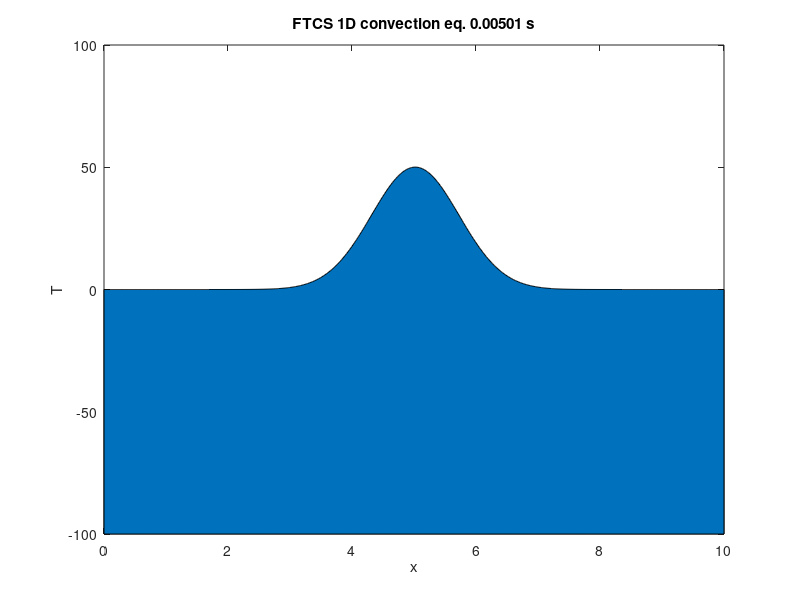

This chart was generated by the following MATLAB code: (Note: this script raises an error after producing the figure.)
%% assignment 6.1  对流扩散 显式FTCS
clear all;close all;clc;
L=10; % meter
Nx=1000; %number of grid point 
x=linspace(0,L,Nx); %x grid
dx=L/(Nx-1); %x grid resolution, 1 cm 
A=100;  %initial temp. amp. C degree.
nT= 10; %total number of iteration
u=1;%m/s
K=1.e-2; %thermal diffuction coefficient , m^2/s
dt=0.5*dx^2/K; % time step required by the CFD stability condition:
mu= dt*K/dx^2 ;%<=0.5
lambda=u*dt/dx;%%0.5  courant<1

T0=A*exp(  - (x-0.5*L).^2/(0.1*L)^2  );%%initial condition__normal distribution
T1=zeros(size(T0)); %t
xi=2:Nx-1;

figure; 
drawnow;
set(gca,'xlim',[0 L],'ylim',[0 A])
count=0;
while count<nT
    count=count+1;
    T1(xi)=(1-2*mu)*T0(xi)-(mu-lambda/2)*T0(xi+1)+(mu+lambda/2)*T0(xi-1);
    T1(1)=T1(2);%boundary condition：dT/dx(x=0,x=L)=0
    T1(end)=T1(end-1);%boundary condition
    T0=T1;
    if mod(count,1)==0
        area(x,T1,-A);
        xlim([0 L]);
        ylim([-A A]);
        title(['FTCS 1D convection eq. ',num2str(count*dt),' s']);
        xlabel('x')
        ylabel('T')
        pause(0.1);
        % Capture the plot as an image
        frame = getframe(gcf);
        im = frame2im(frame);
        [imind,cm] = rgb2ind(im,256);
        % Write to the GIF File
        if count == 1
            imwrite(imind,cm,'assignment6.1_1d_conv_FTCS.gif','gif', 'Loopcount',inf);
        else
            imwrite(imind,cm,'assignment6.1_1d_conv_FTCS.gif','gif','WriteMode','append');
        end
    end
end


%% assignment 6.2  对流扩散 隐式BTCS
clear all;close all;clc;
L=10; % meter
Nx=1000; %number of grid point
x=linspace(0,L,Nx); %x grid
dx=L/(Nx-1); %x grid resolution, 1 cm
A=100;  %initial temp. amp. C degree.
nT= 500; %total number of iteration
u=1;%m/s
K=1.e-2; %thermal diffuction coefficient , m^2/s
dt=2*dx^2/K; % time step required by the CFD stability condition:
mu= dt*K/dx^2 ;%<=0.5
lambda=u*dt/dx;%% courant>1

T0=A*exp( - (x-0.5*L).^2/(0.1*L)^2  );%%initial condition__normal distribution
T1=zeros(size(T0)); %t
xi=2:Nx-1;

D=zeros(Nx-2,Nx-2);
for i=1:Nx-2
    D(i,i)= - (1+2*mu);
    if i<Nx-2
        D(i,i+1)=mu-lambda/2;
    end
    if i>1
        D(i,i-1)=mu+lambda/2;
    end
end
D(1,1)=-1-mu+lambda/2;
D(end,end)=-1-mu-lambda/2;

D_inv= D^-1;
figure;
drawnow;
set(gca,'xlim',[0 L],'ylim',[0 A])
count=0;
while count<nT
    count=count+1;
    T1(xi)= - D_inv*T0(xi)';
    T1(1)=T1(2);
    T1(end)=T1(end-1);
    T0=T1;
    if mod(count,10)==0
        area(x,T1,-A);
        xlim([0 L]);
        ylim([-A A]);
        title(['BTCS 1D convection eq. ',num2str(count*dt),' s']);
        xlabel('x')
        ylabel('T')
        pause(0.1);
        % Capture the plot as an image
        frame = getframe(gcf);
        im = frame2im(frame);
        [imind,cm] = rgb2ind(im,256);
        % Write to the GIF File
        if count == 10
            imwrite(imind,cm,'assignment6.2_1d_conv_BTCS.gif','gif', 'Loopcount',inf);
        else
            imwrite(imind,cm,'assignment6.2_1d_conv_BTCS.gif','gif','WriteMode','append');
        end
    end
end

